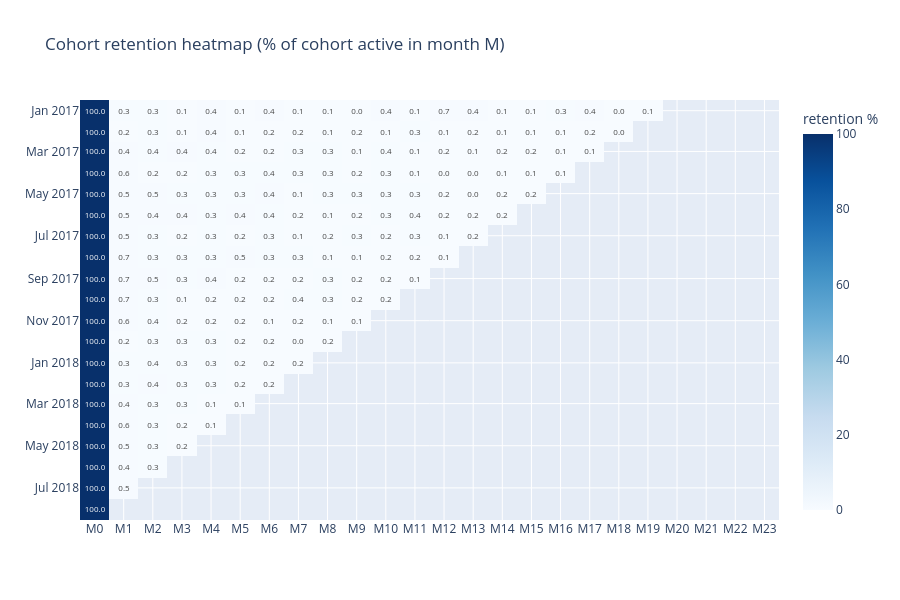

The code cell stored with this chart in its notebook:
### Code cell
# limit to cohorts with a meaningful size and at least a few observed periods for readability
display_matrix = matrix.loc[matrix.index >= "2017-01"]
fig = px.imshow(display_matrix.values * 100, x=[f"M{c}" for c in display_matrix.columns], y=display_matrix.index,
                 color_continuous_scale="Blues", aspect="auto", text_auto=".1f",
                 labels={"color": "retention %"}, title="Cohort retention heatmap (% of cohort active in month M)")
fig.update_layout(height=600)
fig.show()

### Figure 1 — Plotly figure (JSON) as saved in the notebook; plotly's stock layout.template omitted (floating-point values rounded to 4 significant figures; data arrays with more than 128 entries replaced by an {"elided": "..."} marker saying what was removed)
{"data": [{"coloraxis": "coloraxis", "hovertemplate": "x: %{x}<br>y: %{y}<br>retention %: %{z}<extra></extra>", "name": "0", "texttemplate": "%{z:.1f}", "type": "heatmap", "x": ["M0", "M1", "M2", "M3", "M4", "M5", "M6", "M7", "M8", "M9", "M10", "M11", "M12", "M13", "M14", "M15", "M16", "M17", "M18", "M19", "M20", "M21", "M22", "M23"], "xaxis": "x", "y": ["2017-01", "2017-02", "2017-03", "2017-04", "2017-05", "2017-06", "2017-07", "2017-08", "2017-09", "2017-10", "2017-11", "2017-12", "2018-01", "2018-02", "2018-03", "2018-04", "2018-05", "2018-06", "2018-07", "2018-08"], "yaxis": "y", "z": {"elided": "20x24 float values"}}], "layout": {"coloraxis": {"autocolorscale": false, "colorbar": {"title": {"text": "retention %"}}, "colorscale": [[0.0, "rgb(247,251,255)"], [0.125, "rgb(222,235,247)"], [0.25, "rgb(198,219,239)"], [0.375, "rgb(158,202,225)"], [0.5, "rgb(107,174,214)"], [0.625, "rgb(66,146,198)"], [0.75, "rgb(33,113,181)"], [0.875, "rgb(8,81,156)"], [1.0, "rgb(8,48,107)"]]}, "height": 600, "title": {"text": "Cohort retention heatmap (% of cohort active in month M)"}, "xaxis": {"anchor": "y", "domain": [0.0, 1.0]}, "yaxis": {"anchor": "x", "autorange": "reversed", "domain": [0.0, 1.0]}}}
